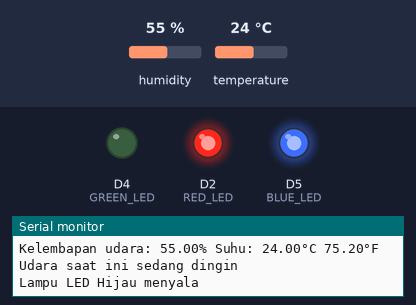
A sketch run on a simulated ESP8266 (NodeMCU). Shown: output pins drawn as LEDs (lit = HIGH), the last lines printed to the serial monitor. The inputs (shaded band) are chosen by the test bench; at power-on: temperature 24 °C, humidity 55 %.

Above: at 4.8 s.
4.9 s: temperature set to 29 °C
7.9 s: temperature set to 32 °C
At 9.6 s:
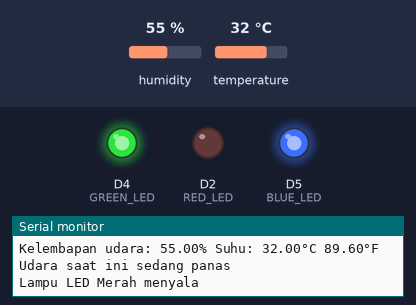
10.9 s: temperature set to 12 °C
At 12.7 s:
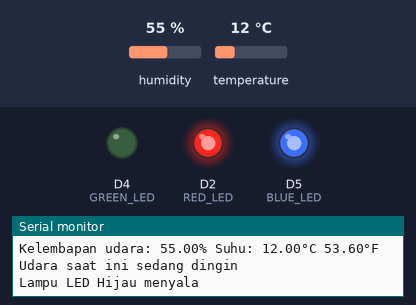
13.9 s: temperature set to 33 °C
At 15.5 s:
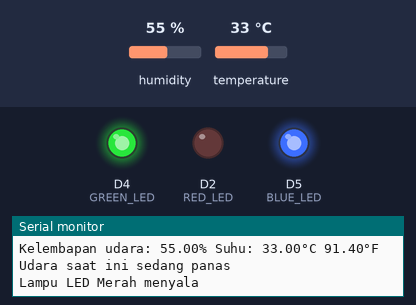
Timing chart, 0 to 17.0 s (numbered marks = the images above; inputs shaded):
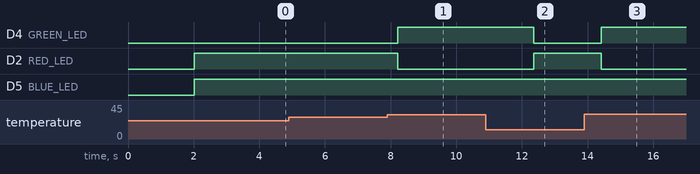

The sketch:

dht11tugas2.ino
```cpp
#include "DHT.h"

#define DHTPIN 5
#define DHTTYPE DHT11
#define RED_LED D2 //Led Merah
#define GREEN_LED D4 //Led Hijau
#define BLUE_LED D5 //Led Biru

DHT dht(DHTPIN, DHTTYPE);

void setup() {
  Serial.begin(9600);
  // atur pin-pin digital sebagai output
  pinMode(RED_LED, OUTPUT);
  pinMode(GREEN_LED, OUTPUT);
  pinMode(BLUE_LED, OUTPUT);
  Serial.println("Simulasi pembacaan Suhu dan Kelembapan udara di tengah kota");
  dht.begin();
}

void loop() {
  delay(2000);
  float h = dht.readHumidity();
  float t = dht.readTemperature();
  float f = dht.readTemperature(true);

  if (isnan(h) || isnan(t) || isnan(f)) {
    Serial.println("Failed to read from DHT sensor!");
    return;
  }

  if (t < 29.50) {
    digitalWrite(RED_LED, HIGH);
    digitalWrite(GREEN_LED, LOW);
    digitalWrite(BLUE_LED, HIGH);
    Serial.print(F("Kelembapan udara: "));
    Serial.print(h);
    Serial.print(F("% Suhu: "));
    Serial.print(t);
    Serial.print(F("°C "));
    Serial.print(f);
    Serial.println(F("°F "));
    Serial.println("Udara saat ini sedang dingin");
    Serial.println("Lampu LED Hijau menyala");
  } else if (t <= 29.80) {
    digitalWrite(RED_LED, HIGH);
    digitalWrite(GREEN_LED, HIGH);
    digitalWrite(BLUE_LED, LOW);
    Serial.print(F("Kelembapan udara: "));
    Serial.print(h);
    Serial.print(F("% Suhu: "));
    Serial.print(t);
    Serial.print(F("°C "));
    Serial.print(f);
    Serial.println(F("°F "));
    Serial.println("Udara saat ini sedang normal");
    Serial.println("Lampu LED Biru menyala");
  } else if (t > 30) {
    digitalWrite(RED_LED, LOW);
    digitalWrite(GREEN_LED, HIGH);
    digitalWrite(BLUE_LED, HIGH);
    Serial.print(F("Kelembapan udara: "));
    Serial.print(h);
    Serial.print(F("% Suhu: "));
    Serial.print(t);
    Serial.print(F("°C "));
    Serial.print(f);
    Serial.println(F("°F "));
    Serial.println("Udara saat ini sedang panas");
    Serial.println("Lampu LED Merah menyala");
  }
}
```

Measured:
- the behaviour switches between 30 and 31 °C on temperature (found by bisection; images 0 and 1)
- after the input at 7.9 s, D4 (GREEN_LED): LOW → HIGH after 0.32 s; D2 (RED_LED): HIGH → LOW after 0.32 s
- after the input at 10.9 s, D4 (GREEN_LED): HIGH → LOW after 1.5 s; D2 (RED_LED): LOW → HIGH after 1.5 s
- after the input at 13.9 s, D4 (GREEN_LED): LOW → HIGH after 0.52 s; D2 (RED_LED): HIGH → LOW after 0.52 s
